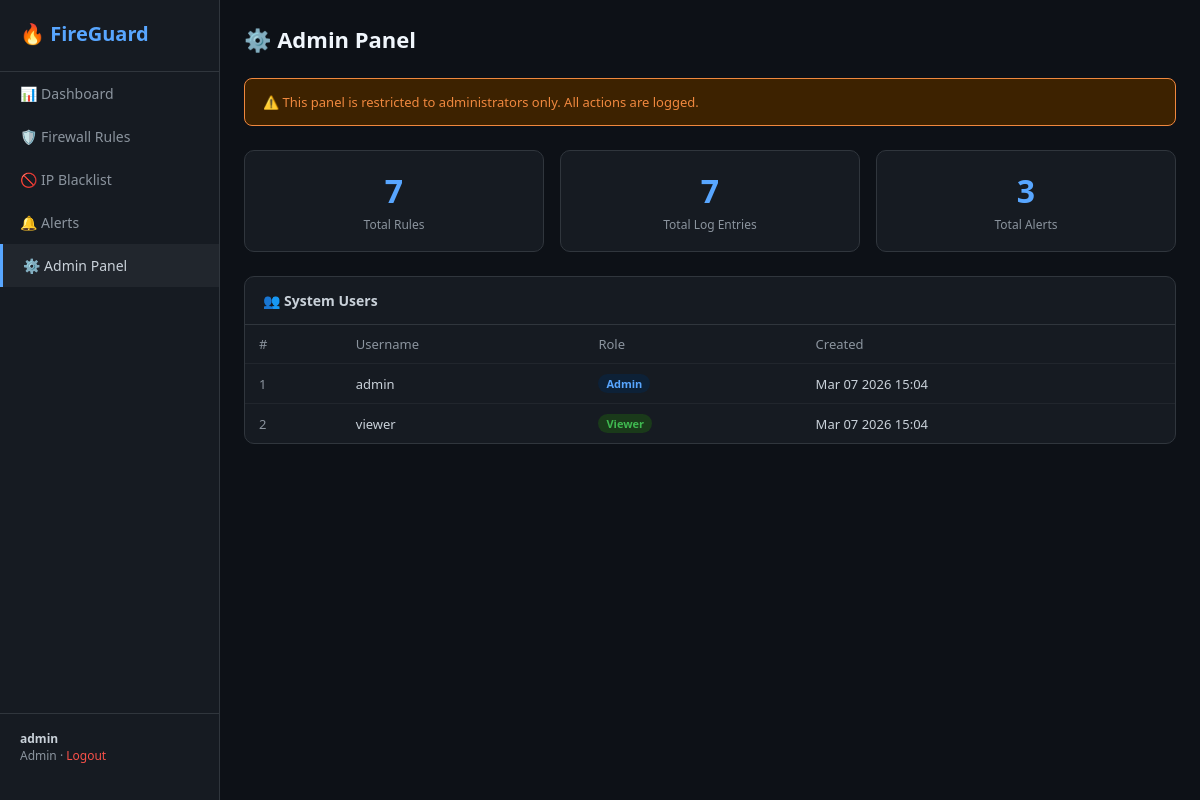
/admin.php (signed in), run on the app's committed database.
### tables this page shows
CREATE TABLE users (
    id INT AUTO_INCREMENT PRIMARY KEY,
    username VARCHAR(50) UNIQUE NOT NULL,
    password_hash VARCHAR(255) NOT NULL,         
    role ENUM('admin', 'viewer') DEFAULT 'viewer',
    created_at TIMESTAMP DEFAULT CURRENT_TIMESTAMP
);

### admin.php (the view, shortened to what this page needs)
<?php
$db = getDB();
$users = $db->query("SELECT id, username, role, created_at FROM users ORDER BY created_at DESC")->fetchAll();
$totalRules  = $db->query("SELECT COUNT(*) FROM firewall_rules")->fetchColumn();
$totalLogs   = $db->query("SELECT COUNT(*) FROM traffic_logs")->fetchColumn();
$totalAlerts = $db->query("SELECT COUNT(*) FROM alerts")->fetchColumn();
?>
<!DOCTYPE html>
<html lang="en">
<head>
</head>
<body>
<nav class="sidebar">
    <div class="sidebar-logo">🔥 FireGuard</div>
    <a class="nav-item" href="dashboard.php">📊 Dashboard</a>
    <a class="nav-item" href="rules.php">🛡️ Firewall Rules</a>
    <a class="nav-item" href="blacklist.php">🚫 IP Blacklist</a>
    <a class="nav-item" href="alerts.php">🔔 Alerts</a>
    <a class="nav-item active" href="admin.php">⚙️ Admin Panel</a>
    <div class="sidebar-footer">
        <strong><?= htmlspecialchars($_SESSION['user']) ?></strong>
        <?= ucfirst($_SESSION['role']) ?>
        · <a class="logout" href="logout.php">Logout</a>
    </div>
</nav>
<main class="main">
    <div class="page-title">⚙️ Admin Panel</div>
    <div class="warning-box">
        ⚠️ This panel is restricted to administrators only.
        All actions are logged.
    </div>
    <div class="stats-grid">
        <div class="stat-card">
            <div class="value"><?= $totalRules ?></div>
            <div class="label">Total Rules</div>
        </div>
        <div class="stat-card">
            <div class="value"><?= $totalLogs ?></div>
            <div class="label">Total Log Entries</div>
        </div>
        <div class="stat-card">
            <div class="value"><?= $totalAlerts ?></div>
            <div class="label">Total Alerts</div>
        </div>
    </div>
    <div class="panel">
        <div class="panel-header">👥 System Users</div>
        <table>
            <thead><tr>
                <th>#</th><th>Username</th><th>Role</th><th>Created</th>
            </tr></thead>
            <tbody>
            <?php foreach ($users as $i => $user): ?>
            <tr>
                <td style="color:#8b949e"><?= $i+1 ?></td>
                <td><?= htmlspecialchars($user['username']) ?></td>
                <td>
                    <span class="badge <?= $user['role'] === 'admin' ? 'badge-blue' : 'badge-green' ?>">
                        <?= ucfirst($user['role']) ?>
                    </span>
                </td>
                <td><?= date('M d Y H:i', strtotime($user['created_at'])) ?></td>
            </tr>
            <?php endforeach; ?>
            </tbody>
        </table>
    </div>
</main>
</body>
</html>

### admin.php (style rules this page uses)
* { margin:0; padding:0; box-sizing:border-box; }
body { background:#0d1117; font-family:'Segoe UI',sans-serif; color:#c9d1d9; }
.sidebar { position:fixed;top:0;left:0;width:220px;height:100vh;background:#161b22;border-right:1px solid #30363d;padding:20px 0;display:flex;flex-direction:column; }
.sidebar-logo { padding:0 20px 24px;border-bottom:1px solid #30363d;font-size:20px;font-weight:700;color:#58a6ff; }
.nav-item { display:flex;align-items:center;gap:10px;padding:12px 20px;color:#8b949e;text-decoration:none;font-size:14px; }
.nav-item:hover,.nav-item.active { color:#c9d1d9;background:#21262d; }
.nav-item.active { border-left:3px solid #58a6ff; }
.sidebar-footer { margin-top:auto;padding:16px 20px;border-top:1px solid #30363d;font-size:12px;color:#8b949e; }
.sidebar-footer strong { color:#c9d1d9;display:block; }
a.logout { color:#f85149;font-size:12px;text-decoration:none; }
.main { margin-left:220px;padding:24px; }
.page-title { font-size:22px;font-weight:700;color:#f0f6fc;margin-bottom:24px; }
.stats-grid { display:grid;grid-template-columns:repeat(3,1fr);gap:16px;margin-bottom:24px; }
.stat-card { background:#161b22;border:1px solid #30363d;border-radius:10px;padding:18px;text-align:center; }
.stat-card .value { font-size:32px;font-weight:700;color:#58a6ff; }
.stat-card .label { font-size:12px;color:#8b949e;margin-top:4px; }
.panel { background:#161b22;border:1px solid #30363d;border-radius:10px;overflow:hidden;margin-bottom:24px; }
.panel-header { padding:14px 18px;border-bottom:1px solid #30363d;font-weight:600;font-size:14px; }
table { width:100%;border-collapse:collapse;font-size:13px; }
th { color:#8b949e;font-weight:500;padding:10px 14px;text-align:left;border-bottom:1px solid #21262d; }
td { padding:10px 14px;border-bottom:1px solid #21262d; }
tr:last-child td { border-bottom:none; }
.badge { display:inline-block;padding:2px 8px;border-radius:12px;font-size:11px;font-weight:600; }
.badge-blue { background:#0d2137;color:#58a6ff; }
.badge-green { background:#1a3a1a;color:#3fb950; }
.warning-box { background:#3d2200;border:1px solid #f0883e;border-radius:8px;padding:14px 18px;margin-bottom:24px;font-size:13px;color:#f0883e; }

### data on the page
users: username "admin", role "Admin", created_at "Mar 07 2026 15:04"
users: username "viewer", role "Viewer", created_at "Mar 07 2026 15:04"

### other printed values
$_SESSION['user'] "admin"
$_SESSION['role'] "Admin"
$totalRules "7"
$totalLogs "7"
$totalAlerts "3"
